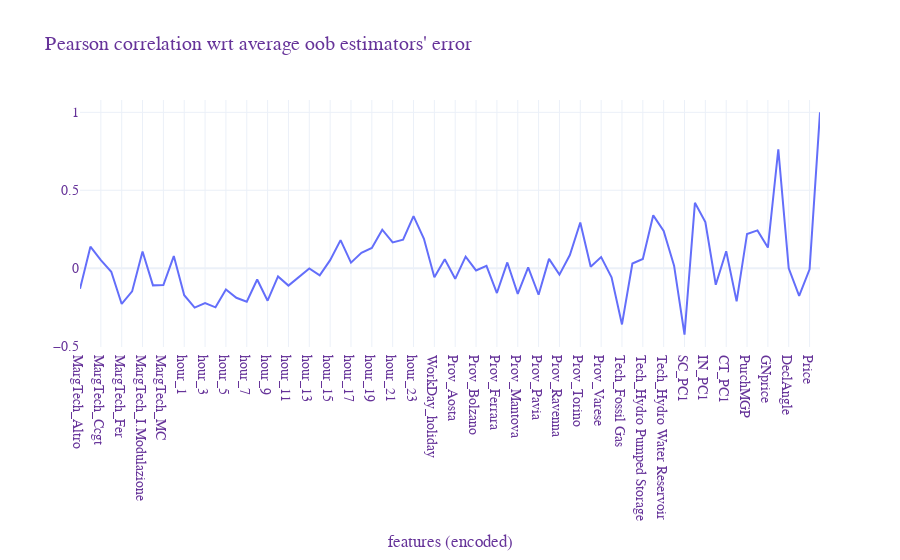

Here is the notebook cell this chart was saved with:
### Code cell
# Correlation btw average error and model features - regression ---> da sistemare in base alla feature che ti escono
X_train_encoded_regr['av_err']=X_oob_regr.abs().sum(axis=1)/X_oob_regr.count(axis=1)
corr=X_train_encoded_regr.astype(float).corr(method='pearson')
#fig = go.Figure(data=go.Heatmap(z=corr.values,x=corr.index,y=corr.columns,hoverongaps = False))
#fig.show()

fig=go.Figure(data=go.Scatter(x=corr.columns, y=corr.values[-1]))
fig.update_layout(title="Pearson correlation wrt average oob estimators' error",
                  xaxis_title="features (encoded)",
                  font=dict(family="Times New Roman, monospace",size=14,color="RebeccaPurple"),
                  template="plotly_white")
fig.show()

### Figure 1 — Plotly figure (JSON) as saved in the notebook; plotly's stock layout.template omitted (floating-point values rounded to 4 significant figures)
{"data": [{"type": "scatter", "x": ["MargTech_Altro", "MargTech_Carbone", "MargTech_Ccgt", "MargTech_Estero", "MargTech_Fer", "MargTech_I.Fluente", "MargTech_I.Modulazione", "MargTech_I.Pompaggio", "MargTech_MC", "MargTech_Oliocarbone", "hour_1", "hour_2", "hour_3", "hour_4", "hour_5", "hour_6", "hour_7", "hour_8", "hour_9", "hour_10", "hour_11", "hour_12", "hour_13", "hour_14", "hour_15", "hour_16", "hour_17", "hour_18", "hour_19", "hour_20", "hour_21", "hour_22", "hour_23", "hour_24", "WorkDay_holiday", "WorkDay_weekday", "Prov_Aosta", "Prov_Belluno", "Prov_Bolzano", "Prov_Cuneo", "Prov_Ferrara", "Prov_Lodi", "Prov_Mantova", "Prov_Milano", "Prov_Pavia", "Prov_Piacenza", "Prov_Ravenna", "Prov_Savona", "Prov_Torino", "Prov_Treviso", "Prov_Varese", "Prov_Venezia", "Tech_Fossil Gas", "Tech_Fossil Hard coal", "Tech_Hydro Pumped Storage", "Tech_Hydro Run-of-river and poundage", "Tech_Hydro Water Reservoir", "Tech_Thermoelectric", "SC_PC1", "SC_PC2", "IN_PC1", "IN_PC2", "CT_PC1", "CT_PC2", "PurchMGP", "SellMGP", "GNprice", "SolarAngle", "DeclAngle", "PV", "Price", "av_err"], "y": [-0.1325, 0.1383, 0.05182, -0.02324, -0.2295, -0.1489, 0.1074, -0.1103, -0.1086, 0.078, -0.173, -0.2525, -0.2238, -0.251, -0.1372, -0.1897, -0.2145, -0.07226, -0.2085, -0.0531, -0.1117, -0.05946, -0.001269, -0.04576, 0.05153, 0.1803, 0.03571, 0.09829, 0.1298, 0.2472, 0.1651, 0.1829, 0.3337, 0.1891, -0.05739, 0.05739, -0.06831, 0.07403, -0.01414, 0.01495, -0.1595, 0.03688, -0.1651, 0.005422, -0.1703, 0.05979, -0.04126, 0.08418, 0.2934, 0.008708, 0.07168, -0.0582, -0.3607, 0.03021, 0.05886, 0.3392, 0.2395, 0.01645, -0.4264, 0.4193, 0.2965, -0.1063, 0.109, -0.2128, 0.2199, 0.2424, 0.1321, 0.7632, -0.00032, -0.1777, -0.006814, 1]}], "layout": {"font": {"color": "RebeccaPurple", "family": "Times New Roman, monospace", "size": 14}, "title": {"text": "Pearson correlation wrt average oob estimators' error"}, "xaxis": {"title": {"text": "features (encoded)"}}}}
